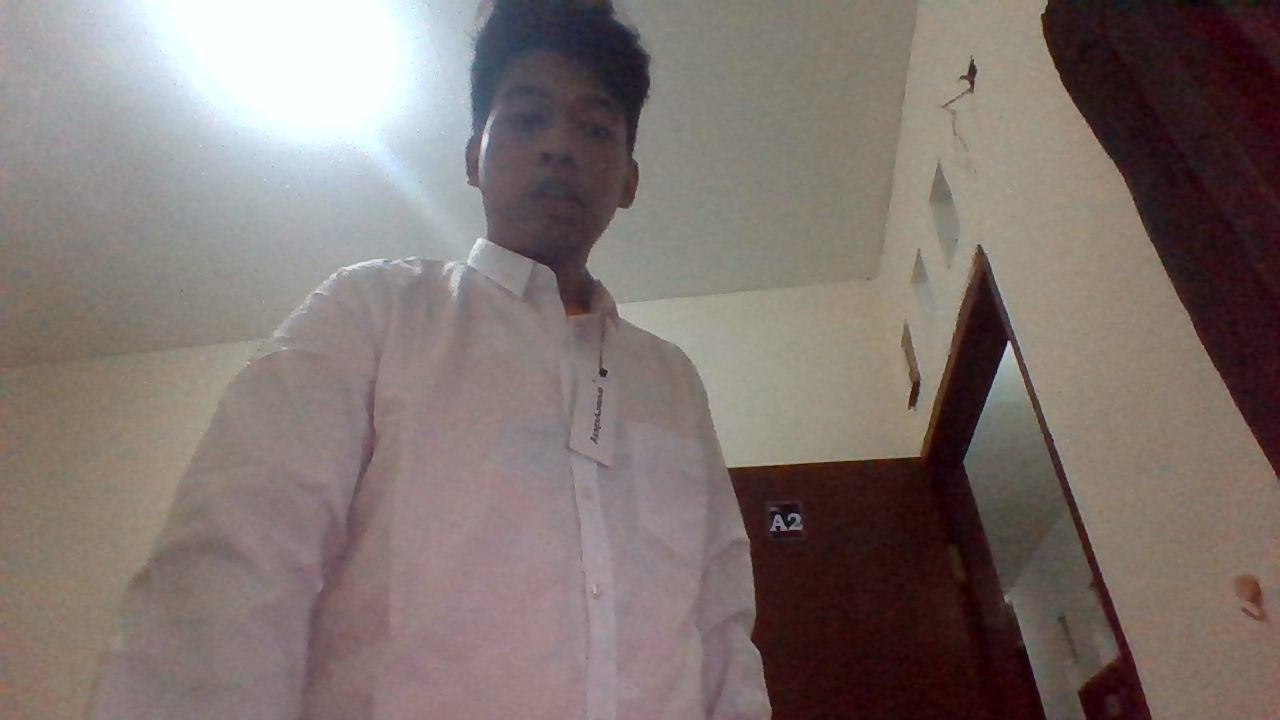
#> input picture nama_gambar.jpg, 1280 x 720 px, given in place of the camera
$ python count_pixel_video_controller.py
#> lines starting #> are read from the running program, lines starting #| are printed output that depends on the picture; after the words box and inside, x2 and y2 are one past the last pixel; in counts of white or black regions, pixels touching at a corner belong together
#> further down, frame is the input picture: shape (720, 1280, 3); mean B, G, R 112.2, 116.1, 127.8
import cv2
import numpy as np

def count_pixels(image):
    # Mengubah gambar ke dalam mode HSV
    hsv_image = cv2.cvtColor(image, cv2.COLOR_BGR2HSV)
#> hsv_image: shape (720, 1280, 3); mean H, S, V 66, 55.5, 129.7

    # Membuat mask dengan warna yang ingin dideteksi
    mask = cv2.inRange(hsv_image, greenLower, greenUpper)
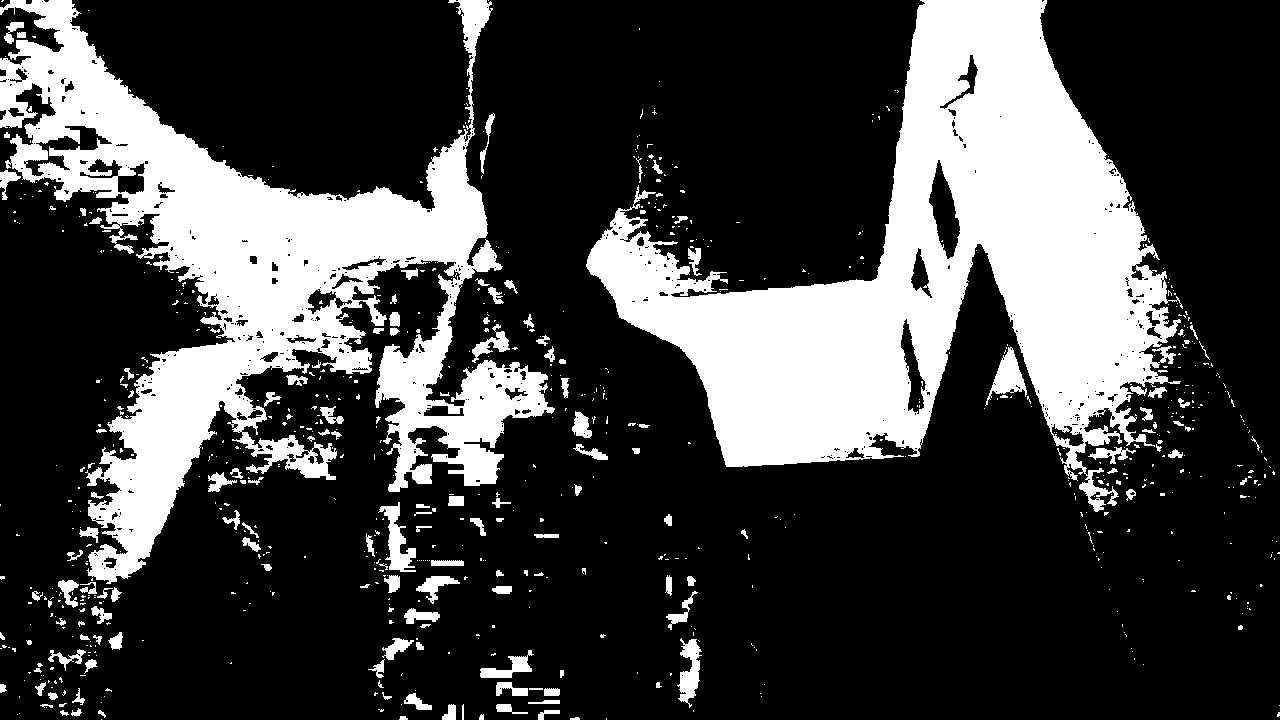
#> mask: shape (720, 1280); 25.9% white; 795 white regions (641 under 20 px), largest, box (x1, y1, x2, y2) and area: (586, 0, 1183, 512) 121874, (0, 0, 555, 584) 97974, (378, 502, 416, 572) 1071

    # Menghitung jumlah piksel yang memiliki warna yang sama dengan yang dideteksi
    pixel_count = cv2.countNonZero(mask)
#> pixel_count = 239090

    return pixel_count

# Mengakses kamera
cap = cv2.VideoCapture(0)

greenLower = (0, 0, 142)
greenUpper = (135, 147, 198)

while True:
    # Membaca frame dari kamera
    ret, frame = cap.read()

    # Mendapatkan jumlah piksel dengan warna yang ingin dideteksi
    count = count_pixels(frame)
#> count = 239090

    # Menampilkan jumlah piksel pada layar
    cv2.putText(frame, 'Count: ' + str(count), (10, 30), cv2.FONT_HERSHEY_SIMPLEX, 1, (0, 255, 0), 2)
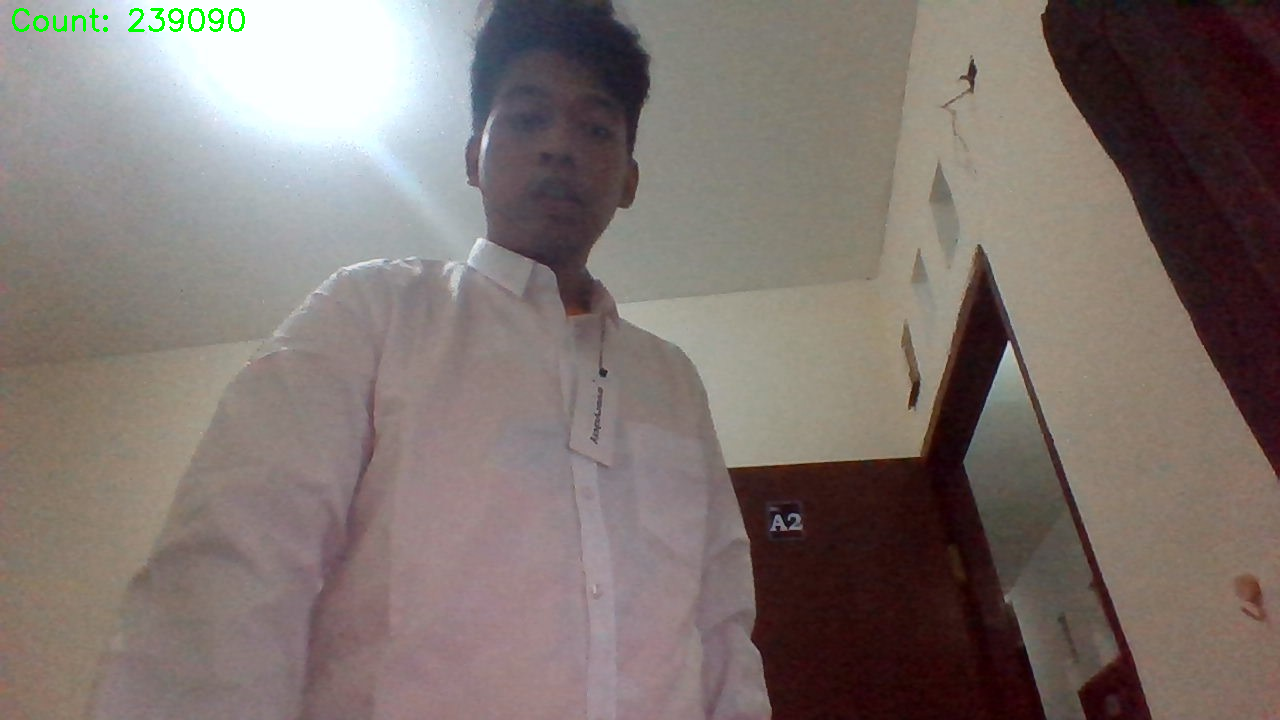
#> frame: shape (720, 1280, 3); 0.18% of pixels changed, all inside (x1, y1, x2, y2) = (12, 8, 245, 32)

    # Menampilkan frame
    cv2.imshow('Frame', frame)

    # Tombol 'q' untuk keluar
    if cv2.waitKey(1) & 0xFF == ord('q'):
#> (key q is pressed here)
        break

# Melepaskan kamera dan menutup jendela tampilan
cap.release()
cv2.destroyAllWindows()
